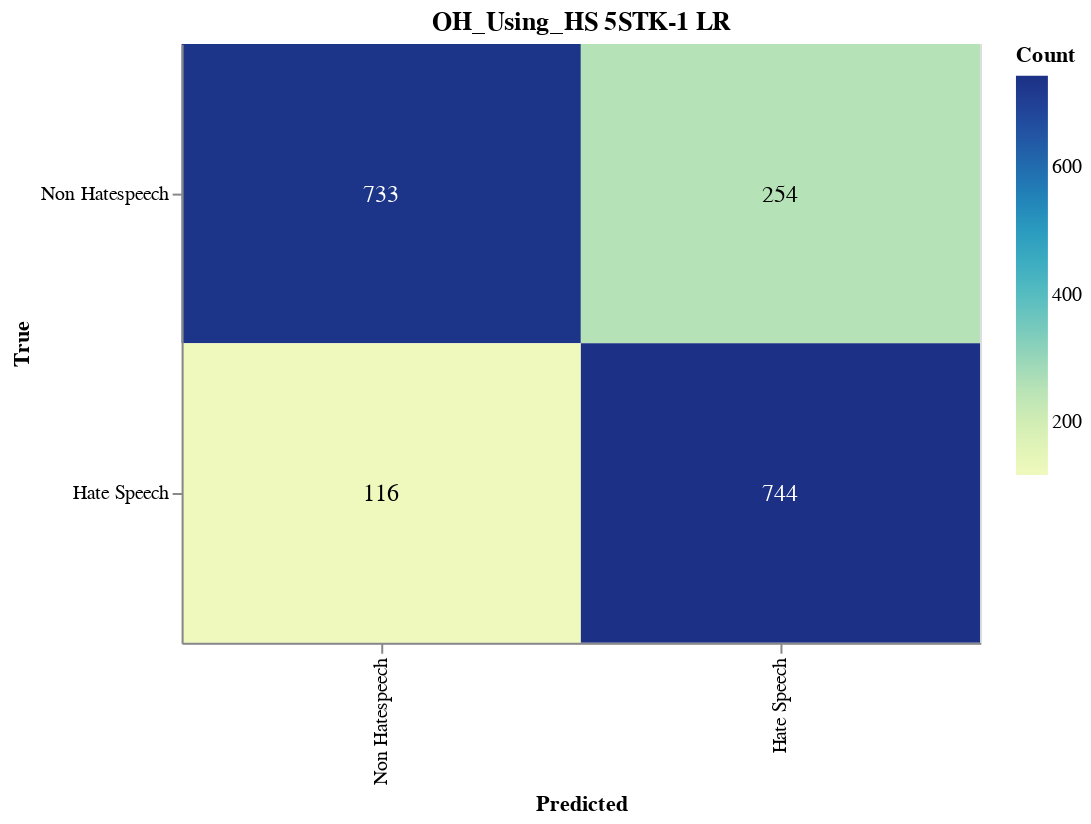

Notebook code cell kept with this figure:
### Markdown cell above
#### Save CM

### Code cell
import altair as alt
import altair_saver
import pandas as pd
from sklearn.metrics import confusion_matrix

# Calculate the confusion matrix
cm = confusion_matrix(y_val, adjusted_predictions)

# Define class names
class_names = ['Non Hatespeech', 'Hate Speech']

# Convert confusion matrix to DataFrame
cm_df = pd.DataFrame(cm, index=class_names, columns=class_names).reset_index().melt(id_vars='index')
cm_df.columns = ['True', 'Predicted', 'Count']

# Ensure the order of categories
cm_df['True'] = pd.Categorical(cm_df['True'], categories=class_names, ordered=True)
cm_df['Predicted'] = pd.Categorical(cm_df['Predicted'], categories=class_names, ordered=True)

# Create the Altair plot
heatmap = alt.Chart(cm_df).mark_rect().encode(
    x=alt.X('Predicted:O', sort=class_names),
    y=alt.Y('True:O', sort=class_names),
    color='Count:Q',
    tooltip=['True', 'Predicted', 'Count']
).properties(
    width=400,
    height=300,
    title='OH_Using_HS 5STK-1 LR'
)

# Add text labels
text = heatmap.mark_text(
    align='center',
    baseline='middle',
    fontSize=12
).encode(
    text='Count:Q',
    color=alt.condition(
        alt.datum.Count > cm.max() / 2,
        alt.value('white'),
        alt.value('black')
    )
)

# Combine heatmap and text
final_chart = heatmap + text

# Display the plot
final_chart.show()

### Figure 1 — Vega-Lite specification as saved in the notebook (floating-point values rounded to 4 significant figures)
{"config": {"view": {"continuousWidth": 300, "continuousHeight": 300}}, "layer": [{"mark": {"type": "rect"}, "encoding": {"color": {"field": "Count", "type": "quantitative"}, "tooltip": [{"field": "True", "type": "ordinal"}, {"field": "Predicted", "type": "ordinal"}, {"field": "Count", "type": "quantitative"}], "x": {"field": "Predicted", "sort": ["Non Hatespeech", "Hate Speech"], "type": "ordinal"}, "y": {"field": "True", "sort": ["Non Hatespeech", "Hate Speech"], "type": "ordinal"}}, "title": "OH_Using_HS 5STK-1 LR"}, {"mark": {"type": "text", "align": "center", "baseline": "middle", "fontSize": 12}, "encoding": {"color": {"condition": {"test": "(datum.Count > 372.0)", "value": "white"}, "value": "black"}, "text": {"field": "Count", "type": "quantitative"}, "tooltip": [{"field": "True", "type": "ordinal"}, {"field": "Predicted", "type": "ordinal"}, {"field": "Count", "type": "quantitative"}], "x": {"field": "Predicted", "sort": ["Non Hatespeech", "Hate Speech"], "type": "ordinal"}, "y": {"field": "True", "sort": ["Non Hatespeech", "Hate Speech"], "type": "ordinal"}}, "title": "OH_Using_HS 5STK-1 LR"}], "data": {"name": "data-08662324229b198e802a6c1e4d8b210d"}, "height": 300, "width": 400, "$schema": "https://vega.github.io/schema/vega-lite/v5.17.0.json", "datasets": {"data-08662324229b198e802a6c1e4d8b210d": [{"True": "Non Hatespeech", "Predicted": "Non Hatespeech", "Count": 733}, {"True": "Hate Speech", "Predicted": "Non Hatespeech", "Count": 116}, {"True": "Non Hatespeech", "Predicted": "Hate Speech", "Count": 254}, {"True": "Hate Speech", "Predicted": "Hate Speech", "Count": 744}]}}
